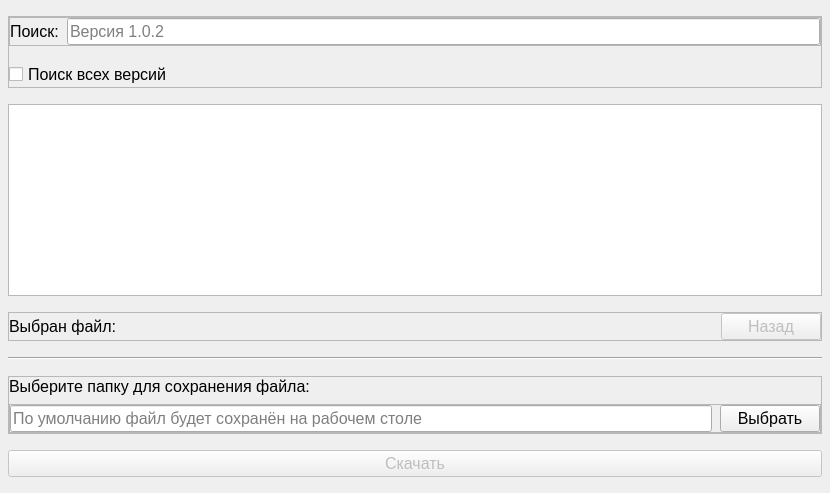
         <widget class="QWidget" name="download_page">
          <layout class="QVBoxLayout" name="verticalLayout_7">
           <property name="spacing">
            <number>16</number>
           </property>
           <property name="leftMargin">
            <number>8</number>
           </property>
           <property name="topMargin">
            <number>16</number>
           </property>
           <property name="rightMargin">
            <number>8</number>
           </property>
           <property name="bottomMargin">
            <number>16</number>
           </property>
           <item>
            <widget class="QFrame" name="filters_frame">
             <property name="frameShape">
              <enum>QFrame::StyledPanel</enum>
             </property>
             <property name="frameShadow">
              <enum>QFrame::Raised</enum>
             </property>
             <layout class="QVBoxLayout" name="verticalLayout_5">
              <property name="spacing">
               <number>16</number>
              </property>
              <property name="leftMargin">
               <number>0</number>
              </property>
              <property name="topMargin">
               <number>0</number>
              </property>
              <property name="rightMargin">
               <number>0</number>
              </property>
              <property name="bottomMargin">
               <number>0</number>
              </property>
              <item>
               <widget class="QFrame" name="search_frame">
                <property name="frameShape">
                 <enum>QFrame::StyledPanel</enum>
                </property>
                <property name="frameShadow">
                 <enum>QFrame::Raised</enum>
                </property>
                <layout class="QHBoxLayout" name="horizontalLayout_3">
                 <property name="spacing">
                  <number>8</number>
                 </property>
                 <property name="leftMargin">
                  <number>0</number>
                 </property>
                 <property name="topMargin">
                  <number>0</number>
                 </property>
                 <property name="rightMargin">
                  <number>0</number>
                 </property>
                 <property name="bottomMargin">
                  <number>0</number>
                 </property>
                 <item>
                  <widget class="QLabel" name="search_label">
                   <property name="sizePolicy">
                    <sizepolicy hsizetype="Fixed" vsizetype="Fixed">
                     <horstretch>0</horstretch>
                     <verstretch>0</verstretch>
                    </sizepolicy>
                   </property>
                   <property name="font">
                    <font>
                     <family>Segoe UI</family>
                     <pointsize>12</pointsize>
                    </font>
                   </property>
                   <property name="text">
                    <string>Поиск:</string>
                   </property>
                  </widget>
                 </item>
                 <item>
                  <widget class="QLineEdit" name="search_lineEdit">
                   <property name="font">
                    <font>
                     <family>Segoe UI</family>
                     <pointsize>12</pointsize>
                    </font>
                   </property>
                   <property name="text">
                    <string/>
                   </property>
                   <property name="placeholderText">
                    <string>Версия 1.0.2</string>
                   </property>
                   <property name="clearButtonEnabled">
                    <bool>true</bool>
                   </property>
                  </widget>
                 </item>
                </layout>
               </widget>
              </item>
              <item>
               <widget class="QCheckBox" name="checkBox">
                <property name="font">
                 <font>
                  <family>Segoe UI</family>
                  <pointsize>12</pointsize>
                 </font>
                </property>
                <property name="text">
                 <string>Поиск всех версий</string>
                </property>
               </widget>
              </item>
             </layout>
            </widget>
           </item>
           <item>
            <widget class="QTableWidget" name="tableWidget">
             <property name="font">
              <font>
               <pointsize>12</pointsize>
              </font>
             </property>
             <attribute name="horizontalHeaderStretchLastSection">
              <bool>true</bool>
             </attribute>
             <attribute name="verticalHeaderStretchLastSection">
              <bool>true</bool>
             </attribute>
            </widget>
           </item>
           <item>
            <widget class="QFrame" name="choose_file_frame">
             <property name="frameShape">
              <enum>QFrame::StyledPanel</enum>
             </property>
             <property name="frameShadow">
              <enum>QFrame::Raised</enum>
             </property>
             <layout class="QHBoxLayout" name="horizontalLayout_4">
              <property name="spacing">
               <number>0</number>
              </property>
              <property name="leftMargin">
               <number>0</number>
              </property>
              <property name="topMargin">
               <number>0</number>
              </property>
              <property name="rightMargin">
               <number>0</number>
              </property>
              <property name="bottomMargin">
               <number>0</number>
              </property>
              <item>
               <widget class="QLabel" name="choose_file_label">
                <property name="sizePolicy">
                 <sizepolicy hsizetype="Fixed" vsizetype="Fixed">
                  <horstretch>0</horstretch>
                  <verstretch>0</verstretch>
                 </sizepolicy>
                </property>
                <property name="font">
                 <font>
                  <family>Segoe UI</family>
                  <pointsize>12</pointsize>
                 </font>
                </property>
                <property name="text">
                 <string>Выбран файл:</string>
                </property>
               </widget>
              </item>
              <item>
               <spacer name="horizontalSpacer_2">
                <property name="orientation">
                 <enum>Qt::Horizontal</enum>
                </property>
                <property name="sizeHint" stdset="0">
                 <size>
                  <width>604</width>
                  <height>20</height>
                 </size>
                </property>
               </spacer>
              </item>
              <item>
               <widget class="QPushButton" name="back_pushButton">
                <property name="enabled">
                 <bool>false</bool>
                </property>
                <property name="minimumSize">
                 <size>
                  <width>100</width>
                  <height>0</height>
                 </size>
                </property>
                <property name="font">
                 <font>
                  <family>Segoe UI</family>
                  <pointsize>12</pointsize>
                 </font>
                </property>
                <property name="text">
                 <string>Назад</string>
                </property>
               </widget>
              </item>
             </layout>
            </widget>
           </item>
           <item>
            <widget class="Line" name="line_2">
             <property name="orientation">
              <enum>Qt::Horizontal</enum>
             </property>
            </widget>
           </item>
           <item>
            <widget class="QFrame" name="save_fil_path_frame">
             <property name="frameShape">
              <enum>QFrame::StyledPanel</enum>
             </property>
             <property name="frameShadow">
              <enum>QFrame::Raised</enum>
             </property>
             <layout class="QVBoxLayout" name="verticalLayout_6">
              <property name="spacing">
               <number>8</number>
              </property>
              <property name="leftMargin">
               <number>0</number>
              </property>
              <property name="topMargin">
               <number>0</number>
              </property>
              <property name="rightMargin">
               <number>0</number>
              </property>
              <property name="bottomMargin">
               <number>0</number>
              </property>
              <item>
               <widget class="QLabel" name="label">
                <property name="sizePolicy">
                 <sizepolicy hsizetype="Fixed" vsizetype="Fixed">
                  <horstretch>0</horstretch>
                  <verstretch>0</verstretch>
                 </sizepolicy>
                </property>
                <property name="font">
                 <font>
                  <family>Segoe UI</family>
                  <pointsize>12</pointsize>
                 </font>
                </property>
                <property name="text">
                 <string>Выберите папку для сохранения файла:</string>
                </property>
               </widget>
              </item>
              <item>
               <widget class="QFrame" name="save_file_path_actions_frame">
                <property name="font">
                 <font>
                  <family>MS UI Gothic</family>
                 </font>
                </property>
                <property name="frameShape">
                 <enum>QFrame::StyledPanel</enum>
                </property>
                <property name="frameShadow">
                 <enum>QFrame::Raised</enum>
                </property>
                <layout class="QHBoxLayout" name="horizontalLayout_5">
                 <property name="spacing">
                  <number>8</number>
                 </property>
                 <property name="leftMargin">
                  <number>0</number>
                 </property>
                 <property name="topMargin">
                  <number>0</number>
                 </property>
                 <property name="rightMargin">
                  <number>0</number>
                 </property>
                 <property name="bottomMargin">
                  <number>0</number>
                 </property>
                 <item>
                  <widget class="QLineEdit" name="save_file_path_lineEdit">
                   <property name="font">
                    <font>
                     <family>Segoe UI</family>
                     <pointsize>12</pointsize>
                    </font>
                   </property>
                   <property name="placeholderText">
                    <string>По умолчанию файл будет сохранён на рабочем столе</string>
                   </property>
                   <property name="clearButtonEnabled">
                    <bool>true</bool>
                   </property>
                  </widget>
                 </item>
                 <item>
                  <widget class="QPushButton" name="save_file_path_choose_pushButton">
                   <property name="minimumSize">
                    <size>
                     <width>100</width>
                     <height>0</height>
                    </size>
                   </property>
                   <property name="font">
                    <font>
                     <family>Segoe UI</family>
                     <pointsize>12</pointsize>
                    </font>
                   </property>
                   <property name="text">
                    <string>Выбрать</string>
                   </property>
                  </widget>
                 </item>
                </layout>
               </widget>
              </item>
             </layout>
            </widget>
           </item>
           <item>
            <widget class="QPushButton" name="download_file_pushButton">
             <property name="enabled">
              <bool>false</bool>
             </property>
             <property name="font">
              <font>
               <family>Segoe UI</family>
               <pointsize>12</pointsize>
              </font>
             </property>
             <property name="text">
              <string>Скачать</string>
             </property>
            </widget>
           </item>
          </layout>
         </widget>
